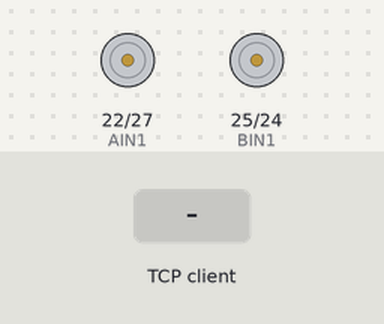
Bench run of a program on a simulated Raspberry Pi (BCM pin numbers). Parts: motor-driver pin pairs drawn as motors (green arrow = first pin HIGH = forward, orange = second pin HIGH = backward, longer = more drive, scaled by the enable pin). Inputs (shaded band) come from the test bench. One TCP client connects 1 s after the port opens and stays connected; what the program prints to the terminal is not drawn.

Above: at 1.2 s.
1.3 s: the TCP client sends "0"
At 2.0 s:
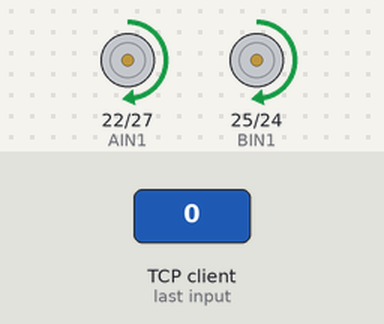
2.8 s: the TCP client sends "2"
At 3.2 s:
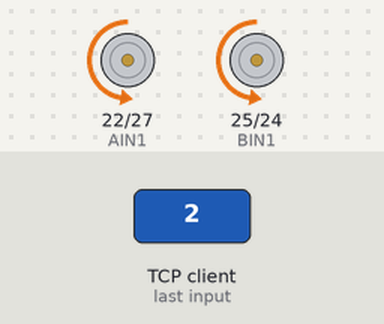
4.3 s: the TCP client sends "3"
At 5.5 s:
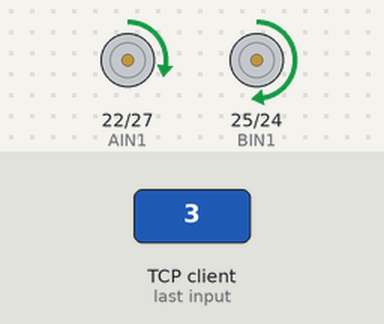
5.8 s: the TCP client sends "1"
At 6.7 s:
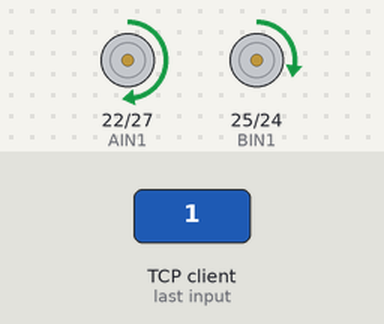
Timing chart, 0 to 8.3 s (numbered marks = the images above; inputs shaded):
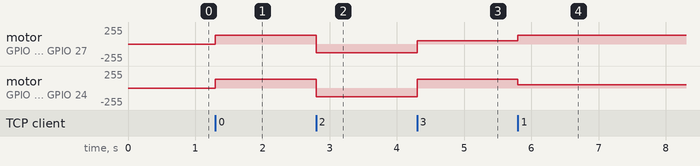

Measured:
- after the input at 1.3 s, motor on GPIO 22 (AIN1) / GPIO 27 (AIN2), motor on GPIO 25 (BIN1) / GPIO 24 (BIN2): stopped → forward 128/255 at once
- after the input at 2.8 s, motor on GPIO 22 (AIN1) / GPIO 27 (AIN2), motor on GPIO 25 (BIN1) / GPIO 24 (BIN2): forward 128/255 → backward 128/255 at once
- after the input at 4.3 s, motor on GPIO 22 (AIN1) / GPIO 27 (AIN2): backward 128/255 → forward 51/255 at once; motor on GPIO 25 (BIN1) / GPIO 24 (BIN2): backward 128/255 → forward 128/255 at once
- after the input at 5.8 s, motor on GPIO 22 (AIN1) / GPIO 27 (AIN2): forward 51/255 → forward 128/255 at once; motor on GPIO 25 (BIN1) / GPIO 24 (BIN2): forward 128/255 → forward 51/255 at once

The program:

init_raspberry.py
```python
#!/usr/bin/env python2
# -*- coding: utf-8 -*-
"""
* @par Copyright (C): 2010-2020, hunan CLB Tech
* @file         Basic_movement
* @version      V2.0
* @details
* @par History

@author: zhulin
"""
import RPi.GPIO as GPIO
import time
import os
import sys
import socket

PWMA = 18
AIN1 = 22
AIN2 = 27

PWMB = 23
BIN1 = 25
BIN2 = 24


# newList = []
def t_up(speed):
    L_Motor.ChangeDutyCycle(speed)
    GPIO.output(AIN2, False)  # AIN2  左后
    GPIO.output(AIN1, True)  # AIN1  左前

    R_Motor.ChangeDutyCycle(speed)
    GPIO.output(BIN2, False)  # BIN2 右后
    GPIO.output(BIN1, True)  # BIN1 右前


def t_stop():
    L_Motor.ChangeDutyCycle(0)
    GPIO.output(AIN2, False)  # AIN2
    GPIO.output(AIN1, False)  # AIN1

    R_Motor.ChangeDutyCycle(0)
    GPIO.output(BIN2, False)  # BIN2
    GPIO.output(BIN1, False)  # BIN1


def t_down(speed):
    L_Motor.ChangeDutyCycle(speed)
    GPIO.output(AIN2, True)  # AIN2
    GPIO.output(AIN1, False)  # AIN1

    R_Motor.ChangeDutyCycle(speed)
    GPIO.output(BIN2, True)  # BIN2
    GPIO.output(BIN1, False)  # BIN1


def t_left(speed):
    L_Motor.ChangeDutyCycle(speed - 30)
    GPIO.output(AIN2, False)  # AIN2  左后
    GPIO.output(AIN1, True)  # AIN1  左前

    R_Motor.ChangeDutyCycle(speed)
    GPIO.output(BIN2, False)  # BIN2 右后
    GPIO.output(BIN1, True)  # BIN1 右前


def t_right(speed):
    L_Motor.ChangeDutyCycle(speed)
    GPIO.output(AIN2, False)  # AIN2  左后
    GPIO.output(AIN1, True)  # AIN1  左前

    R_Motor.ChangeDutyCycle(speed - 30)
    GPIO.output(BIN2, False)  # BIN2 右后
    GPIO.output(BIN1, True)  # BIN1 右前


GPIO.setwarnings(False)
GPIO.setmode(GPIO.BCM)  # GPIO为通用输入输出端口
GPIO.setup(AIN2, GPIO.OUT)  # 设置输出端口
GPIO.setup(AIN1, GPIO.OUT)
GPIO.setup(PWMA, GPIO.OUT)

GPIO.setup(BIN1, GPIO.OUT)
GPIO.setup(BIN2, GPIO.OUT)
GPIO.setup(PWMB, GPIO.OUT)

# PWM可以简单理解为，通过快速的高低电平的切换，达到控制电机的有效电压的效果，进而控制小车的速度
L_Motor = GPIO.PWM(PWMA, 100)  # 进入通用输入输出端口的脉冲调制模式，设置（输出：之前定义）端口PWMA的频率（高低电平）为100Hz
L_Motor.start(0)  # 启用

R_Motor = GPIO.PWM(PWMB, 100)
R_Motor.start(0)


# try:  # 主函数

def start():
    t_stop()
    server.listen(5)  # 监听
    print("我要开始接收数据了")
    while True:
        conn, addr = server.accept()  # 等数据进来
        # conn就是客户端连过来而在服务器端为其生成的一个连接实例
        print("收到来自{}请求".format(addr))
        while True:
            data = conn.recv(1024)  # 接收数据，获取图像名称的命令，指定需要传输的图片
            if not data:
                break
            print("recv:", data)
            if data.decode('utf-8') == '0':
                t_up(50)
            elif data.decode('utf-8') == '4':
                t_stop()
            elif data.decode('utf-8') == '5':
                t_stop()
            elif data.decode('utf-8') == '2':
                t_down(50)
            elif data.decode('utf-8') == '3':
                t_left(50)
            elif data.decode('utf-8') == '1':
                t_right(50)
        break


# while True:
server = socket.socket()  # 1.声明协议类型，同时生成socket链接对象  server is 250(pi)
server.bind(('192.168.43.250', 6666))  # 绑定要监听端口=(服务器的ip地址+任意一个端口)

while True:
    start()
```
